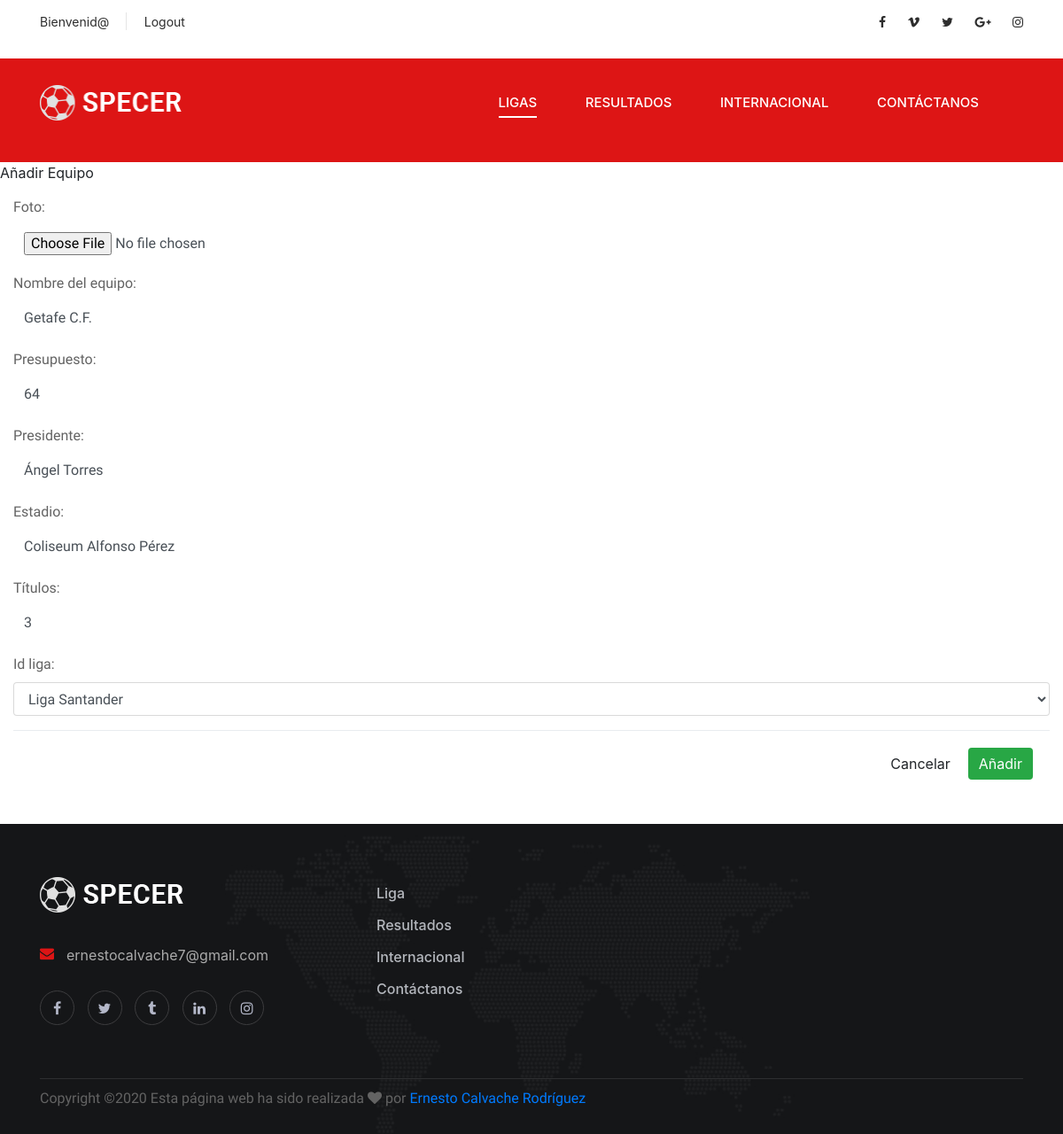
The app's page /campeonato/editEquipo/4 with its own data.
### campeonato/models.py (models this page shows, shortened)
class Equipo(models.Model):
    foto = models.ImageField(blank = True, upload_to = "media")
    nombre = models.CharField(max_length=40)
    presupuesto = models.IntegerField()
    presidente = models.CharField(max_length=40)
    estadio = models.CharField(max_length=40)
    titulos = models.IntegerField()
    id_liga = models.ForeignKey(Liga, on_delete=models.SET_NULL, null=True, blank=True)
    puntos = models.IntegerField(default = 0, null=True, blank=True)
    jugados = models.IntegerField(default = 0, null=True, blank=True)
    ganados = models.IntegerField(default = 0, null=True, blank=True)
    empatados = models.IntegerField(default = 0, null=True, blank=True)
    perdidos = models.IntegerField(default = 0, null=True, blank=True)
    goles_a_favor = models.IntegerField(default = 0, null=True, blank=True)
    goles_en_contra = models.IntegerField(default = 0, null=True, blank=True)
    class Meta:
        verbose_name="equipo"
        verbose_name_plural="equipos"
        ordering = ['-puntos']

class Liga(models.Model):
    nombre = models.CharField(max_length=40)
    pais = models.CharField(max_length=40)
    f_creacion = models.DateField()
    presidente = models.CharField(max_length=40)
    class Meta:
        verbose_name="liga"
        verbose_name_plural="ligas"
    def __str__(self):
        return self.nombre

### campeonato/views.py (the view)
# urls.py: path('editEquipo/<int:pk>', EditEquipo.as_view(), name='editEquipo'),
class EditEquipo(UpdateView):
    model = Equipo
    form_class= EquipoForm
    template_name = 'crud/addEquipo.html'
    success_url = reverse_lazy('campeonato:index')

### campeonato/templates/crud/addEquipo.html (shortened to what this page needs)
{% extends "index.html" %}
{% load static %}
{% block body %}
<body>
	<div> Añadir Equipo</div>
    <form class="form-group" method="POST" action="" enctype="multipart/form-data">
        <div class="modal-body">
            {{ form.as_p }}
            <div class="modal-footer">
                <input type="button" class="btn btn-default" data-dismiss="modal" value="Cancelar" href="../">
                <input type="submit" class="btn btn-success" value="Añadir">
            </div>
        </div>
    </form>
</body>
{% endblock body %}

### static/css/style.css (style rules this page uses)
html, body { height: 100%; font-family: "Roboto", sans-serif; -webkit-font-smoothing: antialiased; font-smoothing: antialiased; }
p { font-size: 16px; font-family: "Roboto", sans-serif; color: #636363; font-weight: 400; line-height: 24px; margin: 0 0 15px 0; }

### static/css/maintabla.css (style rules this page uses)
* { margin: 0px; padding: 0px; box-sizing: border-box; }
body, html { height: 100%; font-family: sans-serif; }
p { margin: 0px; }
input { display: block; outline: none; border: none !important; }

### records on screen
Equipo: nombre "Getafe C.F.", presupuesto "64", presidente "Ángel Torres", estadio "Coliseum Alfonso Pérez", titulos "3", id_liga "Liga Santander"
